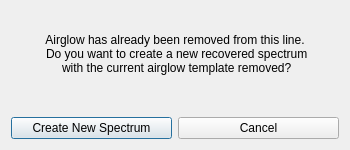
<?xml version="1.0" encoding="UTF-8"?>
<ui version="4.0">
 <class>Dialog</class>
 <widget class="QDialog" name="Dialog">
  <property name="geometry">
   <rect>
    <x>0</x>
    <y>0</y>
    <width>350</width>
    <height>150</height>
   </rect>
  </property>
  <property name="minimumSize">
   <size>
    <width>350</width>
    <height>150</height>
   </size>
  </property>
  <property name="maximumSize">
   <size>
    <width>350</width>
    <height>150</height>
   </size>
  </property>
  <property name="windowTitle">
   <string>Airglow Already Removed</string>
  </property>
  <layout class="QGridLayout" name="gridLayout">
   <item row="2" column="0">
    <widget class="QPushButton" name="newButton">
     <property name="toolTip">
      <string>Delete the current recovered spectrum and create a new one</string>
     </property>
     <property name="whatsThis">
      <string/>
     </property>
     <property name="text">
      <string>Create New Spectrum</string>
     </property>
    </widget>
   </item>
   <item row="2" column="1">
    <widget class="QPushButton" name="cancelButton">
     <property name="toolTip">
      <string>Cancel the airglow removal for this line</string>
     </property>
     <property name="whatsThis">
      <string/>
     </property>
     <property name="text">
      <string>Cancel</string>
     </property>
    </widget>
   </item>
   <item row="1" column="0" colspan="2">
    <widget class="QLabel" name="spectrumLabel">
     <property name="minimumSize">
      <size>
       <width>315</width>
       <height>80</height>
      </size>
     </property>
     <property name="maximumSize">
      <size>
       <width>16777215</width>
       <height>100</height>
      </size>
     </property>
     <property name="text">
      <string>Airglow has already been removed from this line.
 Do you want to create a new recovered spectrum
 with the current airglow template removed?
</string>
     </property>
     <property name="alignment">
      <set>Qt::AlignCenter</set>
     </property>
    </widget>
   </item>
  </layout>
 </widget>
 <resources/>
 <connections/>
</ui>
